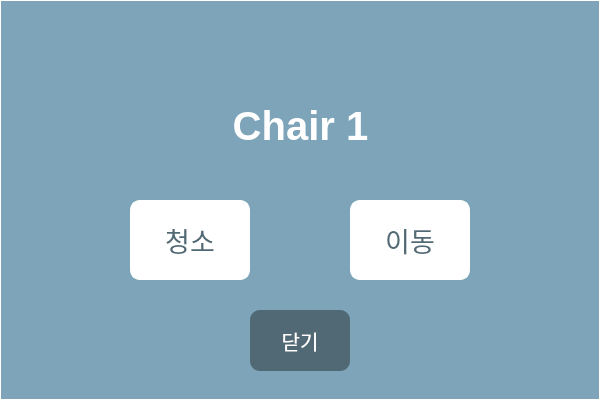
<?xml version="1.0" encoding="UTF-8"?>
<ui version="4.0">
 <class>Chair1_Dialog</class>
 <widget class="QDialog" name="Chair1_Dialog">
  <property name="geometry">
   <rect>
    <x>0</x>
    <y>0</y>
    <width>600</width>
    <height>400</height>
   </rect>
  </property>
  <property name="windowTitle">
   <string>Dialog</string>
  </property>
  <property name="styleSheet">
   <string notr="true">background : #7DA4B8;
border-color:white;
border-style : solid;
border-width:1px;</string>
  </property>
  <widget class="QPushButton" name="cancel">
   <property name="geometry">
    <rect>
     <x>250</x>
     <y>310</y>
     <width>100</width>
     <height>61</height>
    </rect>
   </property>
   <property name="font">
    <font>
     <pointsize>15</pointsize>
     <weight>50</weight>
     <italic>false</italic>
     <bold>false</bold>
    </font>
   </property>
   <property name="styleSheet">
    <string notr="true">font:15pt;
color : white;
background: #506975;
border : 0pt;
border-radius: 10px;</string>
   </property>
   <property name="text">
    <string>닫기</string>
   </property>
  </widget>
  <widget class="QLabel" name="label">
   <property name="geometry">
    <rect>
     <x>200</x>
     <y>90</y>
     <width>201</width>
     <height>71</height>
    </rect>
   </property>
   <property name="font">
    <font>
     <pointsize>30</pointsize>
     <weight>75</weight>
     <italic>false</italic>
     <bold>true</bold>
    </font>
   </property>
   <property name="layoutDirection">
    <enum>Qt::LeftToRight</enum>
   </property>
   <property name="styleSheet">
    <string notr="true">font:30pt;
font:bold;
color : white;
border:false;

</string>
   </property>
   <property name="text">
    <string>Chair 1</string>
   </property>
   <property name="alignment">
    <set>Qt::AlignCenter</set>
   </property>
  </widget>
  <widget class="QPushButton" name="cleanbtn">
   <property name="geometry">
    <rect>
     <x>130</x>
     <y>200</y>
     <width>120</width>
     <height>80</height>
    </rect>
   </property>
   <property name="font">
    <font>
     <pointsize>20</pointsize>
     <weight>50</weight>
     <bold>false</bold>
    </font>
   </property>
   <property name="focusPolicy">
    <enum>Qt::NoFocus</enum>
   </property>
   <property name="layoutDirection">
    <enum>Qt::LeftToRight</enum>
   </property>
   <property name="autoFillBackground">
    <bool>false</bool>
   </property>
   <property name="styleSheet">
    <string notr="true">color : #506975;
background: white;
border-width: 2px;
border-radius: 10px;



</string>
   </property>
   <property name="text">
    <string>청소</string>
   </property>
  </widget>
  <widget class="QPushButton" name="movebtn">
   <property name="geometry">
    <rect>
     <x>350</x>
     <y>200</y>
     <width>120</width>
     <height>80</height>
    </rect>
   </property>
   <property name="font">
    <font>
     <pointsize>20</pointsize>
     <weight>50</weight>
     <bold>false</bold>
    </font>
   </property>
   <property name="focusPolicy">
    <enum>Qt::NoFocus</enum>
   </property>
   <property name="layoutDirection">
    <enum>Qt::LeftToRight</enum>
   </property>
   <property name="autoFillBackground">
    <bool>false</bool>
   </property>
   <property name="styleSheet">
    <string notr="true">color : #506975;
background: white;
border-width: 2px;
border-radius: 10px;



</string>
   </property>
   <property name="text">
    <string>이동</string>
   </property>
  </widget>
 </widget>
 <resources/>
 <connections/>
</ui>
